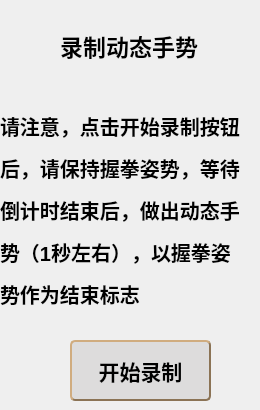
            <widget class="QWidget" name="page_5">
             <widget class="QLabel" name="label_10">
              <property name="geometry">
               <rect>
                <x>60</x>
                <y>30</y>
                <width>161</width>
                <height>31</height>
               </rect>
              </property>
              <property name="styleSheet">
               <string notr="true">font: bold 23px;
color:rgb(0, 0, 0)</string>
              </property>
              <property name="text">
               <string>录制动态手势</string>
              </property>
             </widget>
             <widget class="QPushButton" name="pushButton_2">
              <property name="geometry">
               <rect>
                <x>70</x>
                <y>340</y>
                <width>141</width>
                <height>61</height>
               </rect>
              </property>
              <property name="styleSheet">
               <string notr="true">QPushButton
{
	background-color: rgb(221, 220, 220); /*背景色*/ 
	border-style: outset;
	border-width: 2px;
	border-radius:5px; /*边界圆滑*/
	border-color: #8B7355;
	font: bold 21px;
	min-width:2em;
	color:black; /*字体颜色*/
    height:35px;
	padding: 5px;
}
 
QPushButton:hover
{
	background-color: rgb(172, 171, 170);
}
 
QPushButton:pressed
{
	background-color: rgb(161, 158, 160); /*伪状态经过时背景色*/ 
	border-style: inset;
}
QPushButton:!enabled{
	background-color: rgb(161, 158, 160);
	border-style: inset;
}</string>
              </property>
              <property name="text">
               <string>开始录制</string>
              </property>
             </widget>
             <widget class="QLabel" name="label_23">
              <property name="geometry">
               <rect>
                <x>0</x>
                <y>110</y>
                <width>251</width>
                <height>201</height>
               </rect>
              </property>
              <property name="styleSheet">
               <string notr="true">font: bold 20px;
color:rgb(0, 0, 0)</string>
              </property>
              <property name="text">
               <string>&lt;html&gt;&lt;head/&gt;&lt;body&gt;&lt;p&gt;请注意，点击开始录制按钮&lt;/p&gt;&lt;p&gt;后，请保持握拳姿势，等待&lt;/p&gt;&lt;p&gt;倒计时结束后，做出动态手&lt;/p&gt;&lt;p&gt;势（1秒左右），以握拳姿&lt;/p&gt;&lt;p&gt;势作为结束标志&lt;/p&gt;&lt;/body&gt;&lt;/html&gt;</string>
              </property>
             </widget>
            </widget>
